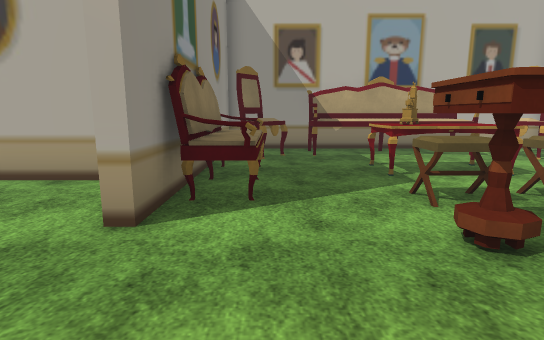
View 1 (above)

20 first-person views from a walk through a scene from a Unity 3-D project. The camera is 1.4 m above the floor, tilts 10° down and sees 80° across. The floor is counted in squares, 1 m on a side. Each view is taken from the middle of a square. On the plan, view 1 faces up. The plan holds only what a view shows up to about 15 squares ahead; the rest is blank. The place goes on beyond the plan. Flat ground stands in for the terrain. The player is left out. Door leaves are left out, so doorways stand open. Some surface patterns are stand-ins.

View 2
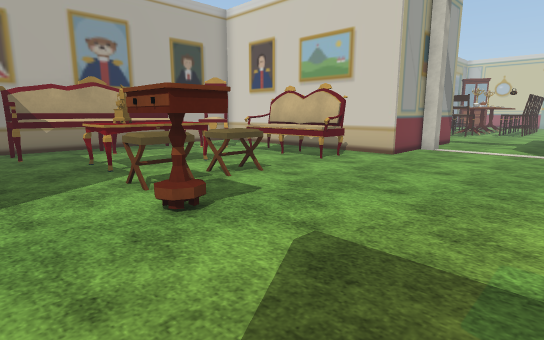

View 3
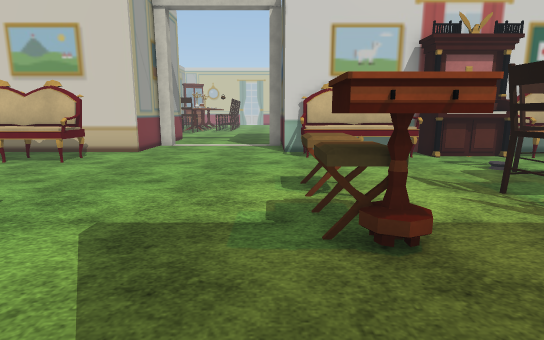

View 4
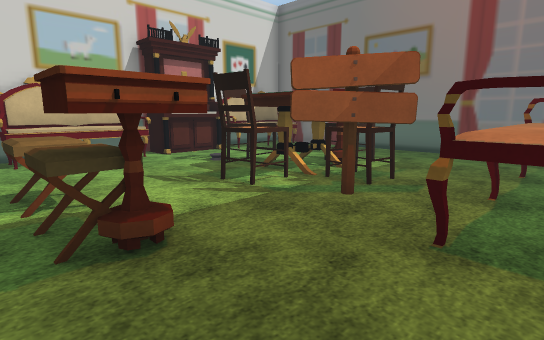

View 5
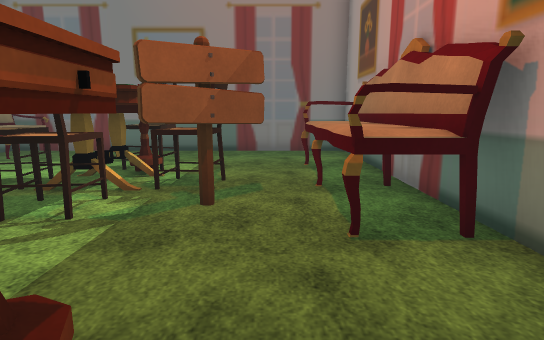

View 6
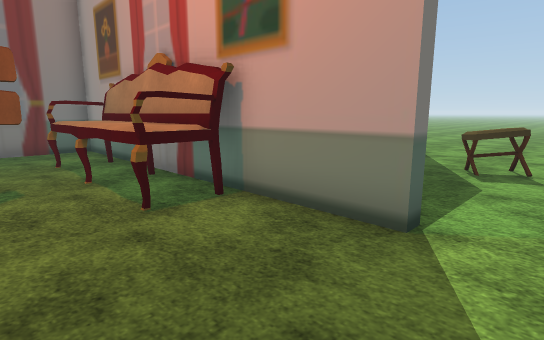

View 7
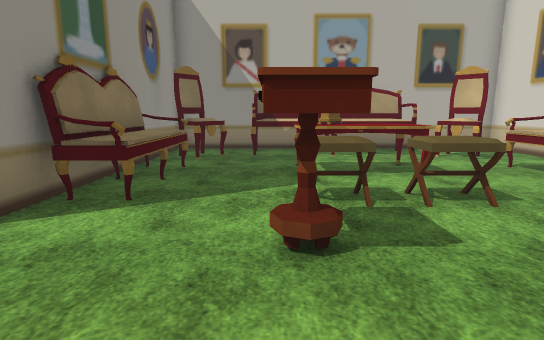

View 8
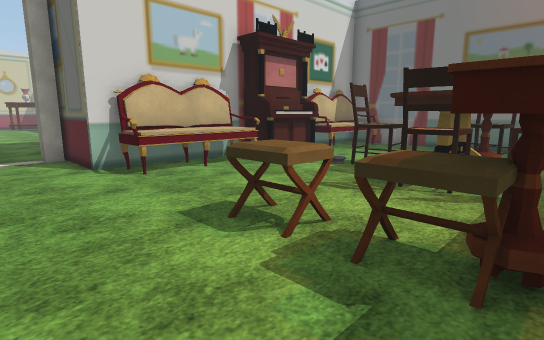

View 9
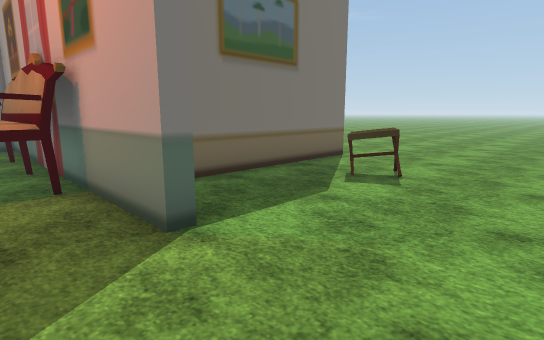

View 10
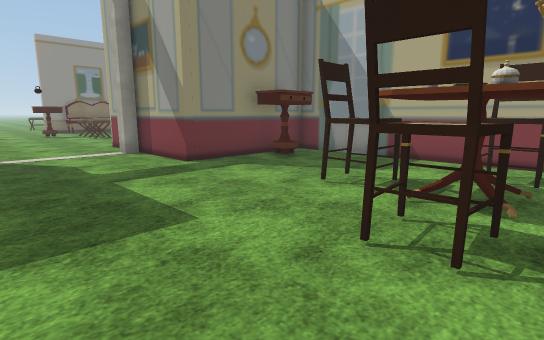

View 11
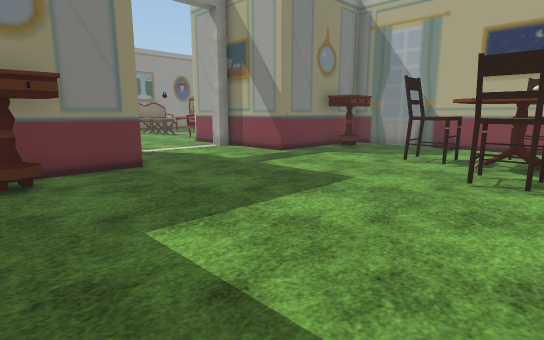

View 12
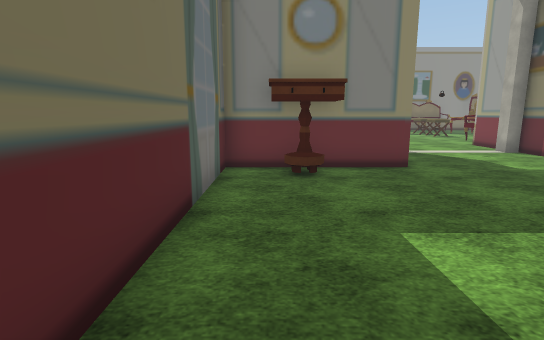

View 13
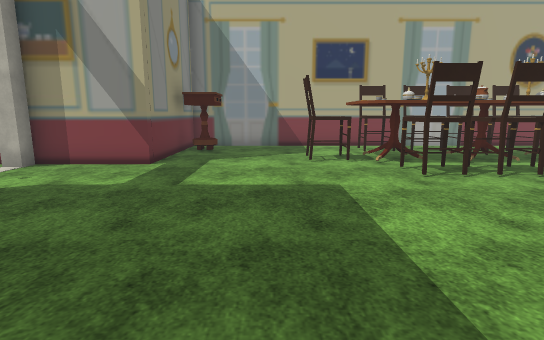

View 14
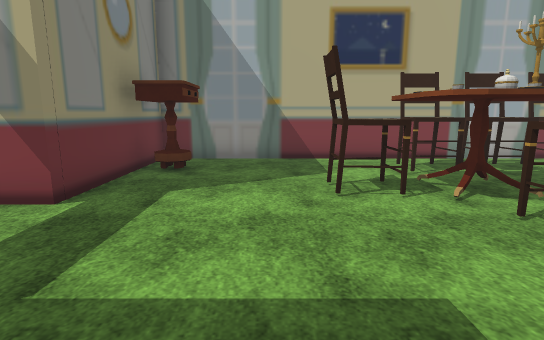

View 15
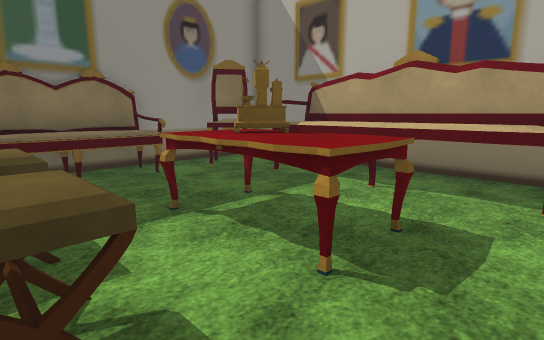

View 16
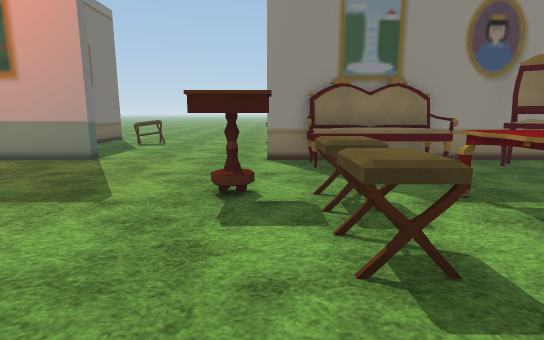

View 17
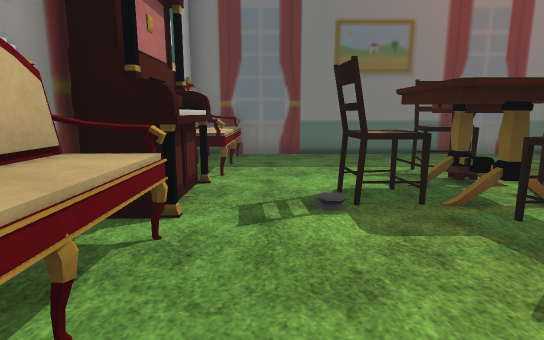

View 18
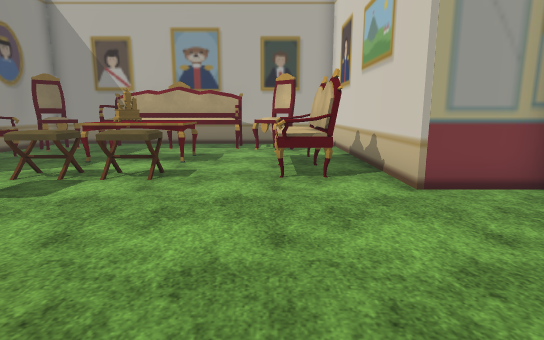

View 19
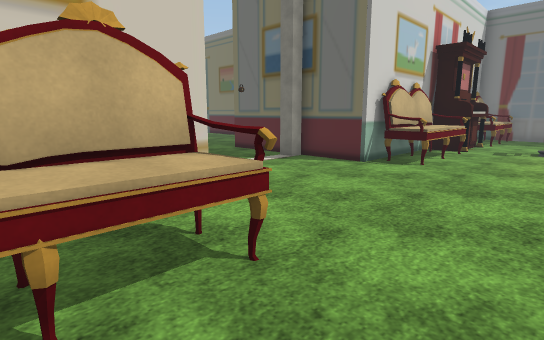

View 20
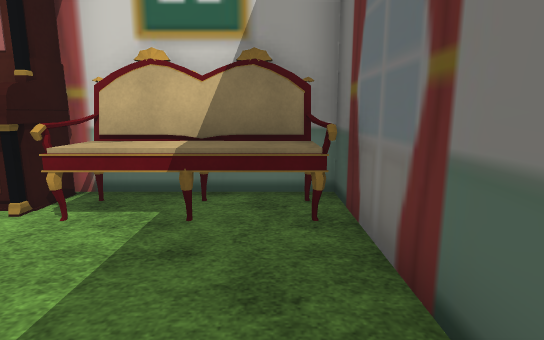

### Floor plan
Key: @ floor where view 1 was taken; # wall or solid block; . floor; D open door; = window, fence, low wall or low ledge; ^ raised ledge; O other object.
Columns run from 6 left of view 1 to 25 right of it. Each row starts with its distance up from view 1.
 13     ##############
 12     #..OOOOOOO...#
 11     #OOOOOOOOOOO.#
 10     #OO.......O..#
  9     #O...OOO.....#     #########
  8     #OO..OOO..OO.#     OO.......
  7 #####OO..OOO..OO.#     OO....OOO
  6  ...#OO.......OO.#     #O....OOO
  5  ...#OO..^OO..OO.#     #...OOOOO
  4 ....#...OO.......#######...OOOOO
  3 ........OO.........D.........OOO
  2 ...................D.........OOO
  1 ...................D............
  0 ......@............D............
 -1 ...................D............
 -2 =...#...O^OO...OO#######........
 -3 ....#...OO.....OO#     #........
 -4 #####..........OO#     OO......
 -5     #OO..OO....OO#     OO..... .
 -6     #OOOO.OO....O#     ########
 -7     #OO.OOOOOO.OO#
 -8     #OO.OOOOO..O##
 -9     #OO...OO...OO#
-10     #OO...O....OO#
-11     #..........OO#
-12     #..........OO#
-13     ##############

Positions as (right, up) in squares from view 1, and headings:
1: (0, 0), facing up
2: (0, -1), facing up-right
3: (-1, -1), facing right
4: (-1, -1), facing down-right
5: (1, -1), facing down
6: (2, 0), facing down-left
7: (2, 0), facing up
8: (2, 1), facing down-right
9: (0, 2), facing down-left
10: (25, -1), facing up-left
11: (25, -5), facing up-left
12: (25, -5), facing left
13: (20, -5), facing up
14: (20, -1), facing up
15: (7, 5), facing up-left
16: (8, 4), facing left
17: (8, -2), facing down
18: (8, -2), facing up
19: (6, 7), facing down-right
20: (5, -12), facing right
